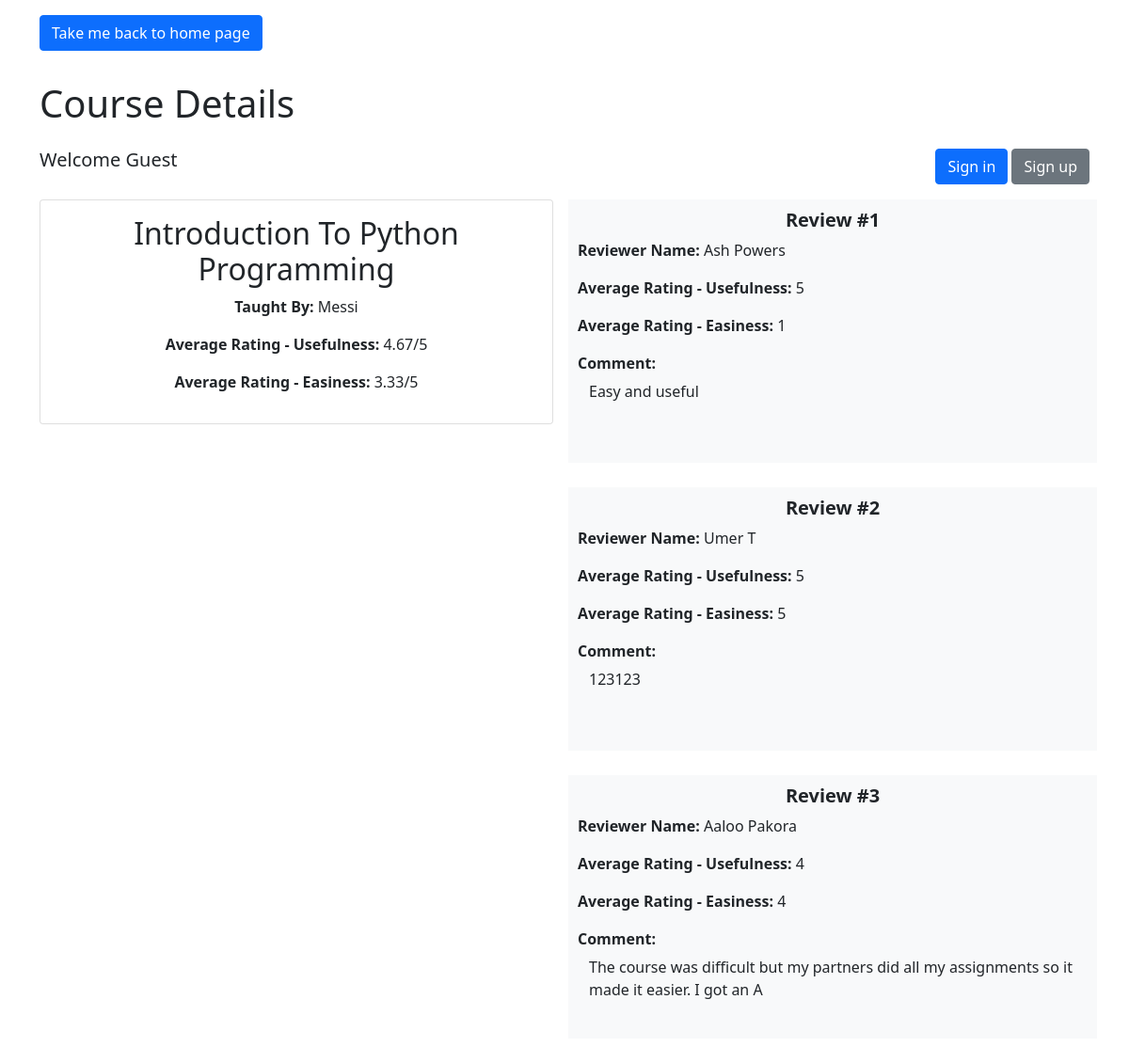
The app's page /course/1/ with its own data.
### reviewer/models.py (models this page shows, shortened)
class CourseItem(models.Model):
    course_id = models.AutoField(primary_key=True)
    name = models.CharField(max_length=100)
    teacher = models.CharField(max_length=100)
    avg_usefulness_rating = models.FloatField(default=0)
    avg_easiness_rating = models.FloatField(default=0)
    def update_rating(self):
        ratings = Rating.objects.filter(course_item=self)
        usefulness_sum = 0
        easiness_sum = 0
        for rating in ratings:
            usefulness_sum += rating.rating_usefulness
            easiness_sum += rating.rating_easiness
        if len(ratings) == 0:
            self.avg_usefulness_rating = 0
            self.avg_easiness_rating = 0
        else:
            self.avg_usefulness_rating = usefulness_sum / len(ratings)
            self.avg_easiness_rating = easiness_sum / len(ratings)
        self.save()

class Rating(models.Model):
    course_item = models.ForeignKey(CourseItem, on_delete=models.CASCADE)
    user = models.ForeignKey(settings.AUTH_USER_MODEL, on_delete=models.CASCADE)
    rating_usefulness = models.IntegerField(choices=[(i, i) for i in range(1, 6)], default=1 )
    rating_easiness = models.IntegerField(choices=[(i, i) for i in range(1, 6)] , default=1)
    comment = models.TextField(max_length=1000, default='')

class CustomUser(AbstractUser):
    full_name = models.CharField(max_length=100, help_text='Enter your full name')

### reviewer/views.py (the view, shortened to what this page needs)
# urls.py: path('course/<int:course_id>/', course_detail.as_view(), name='course_detail'),
class course_detail(View):
    def get_course_data(self, course_id):
        course_review = CourseItem.objects.get(course_id=course_id)
        reviews = Rating.objects.filter(course_item=course_review)
        for review in reviews:
            review.reviewer_name = review.user.full_name
        course_review.update_rating()
        course_review.avg_usefulness_rating = round(course_review.avg_usefulness_rating, 2)
        course_review.avg_easiness_rating = round(course_review.avg_easiness_rating, 2)
        user_review = {}
        reviews_json = json.dumps(list(reviews.values()))
        course_review_json = json.dumps({'course_id': course_review.course_id, 'name': course_review.name, 'teacher': course_review.teacher, 'avg_usefulness_rating': course_review.avg_usefulness_rating, 'avg_easiness_rating': course_review.avg_easiness_rating})
        context = {'course_review': course_review, 'reviews': reviews, 'user_review': user_review, 'reviews_json': reviews_json, 'course_review_json': course_review_json}
        return context
    def get(self, request, course_id):
        context = self.get_course_data(course_id)
        return render(request, 'reviewer/course_details.html', context)

### reviewer/templates/reviewer/course_details.html (shortened to what this page needs)
{% load static %}
<!DOCTYPE html>
<html lang="en">
    <head>
        <link href="https://cdn.jsdelivr.net/npm/bootstrap@5.1.3/dist/css/bootstrap.min.css" rel="stylesheet">
        <link rel="stylesheet" href="{% static 'reviewer/css/course_details.css' %}">
    </head>
    <body>
        <div class="container my-3">
            <a href="/" class="btn btn-primary">Take me back to home page</a>
            <div class="row my-3 justify-content-between">
                <div class="header my-3">
                    <h1>Course Details</h1>
                </div>
                <div class="col-auto">
                    {% if not user.is_authenticated %}
                        <h5>Welcome Guest</h5>
                    {% else %}
                        {% comment %} <p>Welcome <strong>{{ request.user.username }}<strong></p> {% endcomment %}
                        <h5>Welcome {{ request.user.full_name }}</h5>
                    {% endif %}
                </div>
                <div class="col-auto">
                    {% if not user.is_authenticated %}
                        <button type="button" class="btn btn-primary" data-bs-toggle="modal" data-bs-target="#signInModal">Sign in</button>
                        <button type="button" class="btn btn-secondary" data-bs-toggle="modal" data-bs-target="#signUpModal">Sign up</button>
                    {% else %}
                        <button type="button" class="btn btn-primary" data-bs-toggle="modal" data-bs-target="#logoutModal"> Logout </button>
                    {% endif %}
                </div>
            </div>
            <div class="row my-3 justify-content-between">
                <div class="col-md-6">
                    <div class="card h-20">
                        <div class="card-body text-center">
                            <h2>{{ course_review.name }}</h2>
                            <p><strong>Taught By:</strong> {{ course_review.teacher }}</p>
                            <p><strong>Average Rating - Usefulness:</strong> {{ course_review.avg_usefulness_rating }}/5</p>
                            <p><strong>Average Rating - Easiness:</strong> {{ course_review.avg_easiness_rating }}/5</p>
                        </div>
                    </div>
                </div>
                <div class="col-md-6">
                    <div class="row row-cols-1 g-3 ">
                        {% for review in reviews %}
                            <div class="col other_reviews" onclick="openReviewModal({{ forloop.counter0 }})">
                                <div>
                                    <h5 style="text-align: center;"><strong>Review #{{ forloop.counter }}</strong></h5>
                                    <p><strong>Reviewer Name:</strong> {{ review.reviewer_name }}</p>
                                    <p><strong>Average Rating - Usefulness:</strong> {{ review.rating_usefulness }}</p>
                                    <p><strong>Average Rating - Easiness:</strong> {{ review.rating_easiness }}</p>
                                    <strong>Comment:</strong>
                                    <textarea class="form-control resizable_textarea" id="comment" name="comment" rows="3" readonly>{{ review.comment }}</textarea>
                                </div>
                            </div>
                        {% endfor %}
                    </div>
                </div>
            </div>
        </div>
    </body>
</html>

### reviewer/static/reviewer/css/course_details.css (style rules this page uses)
textarea.form-control[readonly] { border: none; background-color: transparent; resize: none; box-shadow: none; }
.other_reviews { padding: 10px; background-color: #f8f9fa; margin-bottom: 10px; }
.resizable_textarea { resize: vertical; overflow: auto; }

### records on screen
CourseItem: name "Introduction To Python Programming", teacher "Messi", avg_usefulness_rating "4.67", avg_easiness_rating "3.33"
Rating: reviewer_name "Ash Powers", rating_usefulness "5", rating_easiness "1", comment "Easy and useful"
Rating: reviewer_name "Umer T", rating_usefulness "5", rating_easiness "5", comment "123123"
Rating: reviewer_name "Aaloo Pakora", rating_usefulness "4", rating_easiness "4", comment "The course was difficult but my partners did all my assignments so it made it easier. I got an A"
